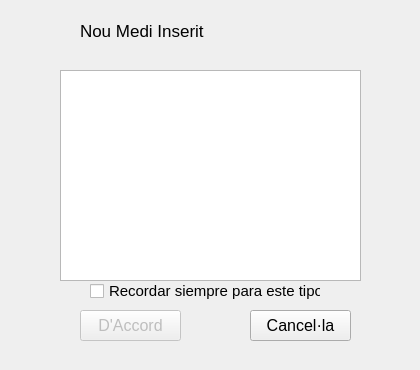
<ui version="4.0" >
 <class>Form_hotplugactions</class>
 <widget class="QWidget" name="Form_hotplugactions" >
  <property name="geometry" >
   <rect>
    <x>0</x>
    <y>0</y>
    <width>420</width>
    <height>370</height>
   </rect>
  </property>
  <property name="minimumSize" >
   <size>
    <width>400</width>
    <height>350</height>
   </size>
  </property>
  <property name="maximumSize" >
   <size>
    <width>420</width>
    <height>370</height>
   </size>
  </property>
  <property name="windowTitle" >
   <string>Form</string>
  </property>
  <widget class="QLabel" name="label_2" >
   <property name="geometry" >
    <rect>
     <x>0</x>
     <y>0</y>
     <width>420</width>
     <height>370</height>
    </rect>
   </property>
   <property name="font" >
    <font>
     <pointsize>10</pointsize>
    </font>
   </property>
   <property name="text" >
    <string/>
   </property>
   <property name="pixmap" >
    <pixmap>../../../../../usr/share/kademar/utils/kademarcenter/img/bg/accions.png</pixmap>
   </property>
   <property name="scaledContents" >
    <bool>true</bool>
   </property>
  </widget>
  <widget class="QPushButton" name="boto_fesaccio" >
   <property name="enabled" >
    <bool>false</bool>
   </property>
   <property name="geometry" >
    <rect>
     <x>80</x>
     <y>310</y>
     <width>101</width>
     <height>31</height>
    </rect>
   </property>
   <property name="font" >
    <font>
     <pointsize>12</pointsize>
    </font>
   </property>
   <property name="text" >
    <string>D'Accord</string>
   </property>
  </widget>
  <widget class="QPushButton" name="boto_sortir" >
   <property name="geometry" >
    <rect>
     <x>250</x>
     <y>310</y>
     <width>101</width>
     <height>31</height>
    </rect>
   </property>
   <property name="font" >
    <font>
     <pointsize>12</pointsize>
    </font>
   </property>
   <property name="text" >
    <string>Cancel·la</string>
   </property>
  </widget>
  <widget class="QCheckBox" name="ch_save" >
   <property name="geometry" >
    <rect>
     <x>90</x>
     <y>280</y>
     <width>231</width>
     <height>22</height>
    </rect>
   </property>
   <property name="font" >
    <font>
     <pointsize>11</pointsize>
    </font>
   </property>
   <property name="text" >
    <string>Recordar siempre para este tipo</string>
   </property>
  </widget>
  <widget class="QListWidget" name="listWidget" >
   <property name="geometry" >
    <rect>
     <x>60</x>
     <y>70</y>
     <width>301</width>
     <height>211</height>
    </rect>
   </property>
  </widget>
  <widget class="QLabel" name="iconamedi" >
   <property name="geometry" >
    <rect>
     <x>20</x>
     <y>10</y>
     <width>51</width>
     <height>51</height>
    </rect>
   </property>
   <property name="text" >
    <string/>
   </property>
   <property name="pixmap" >
    <pixmap/>
   </property>
  </widget>
  <widget class="QLabel" name="label" >
   <property name="geometry" >
    <rect>
     <x>80</x>
     <y>10</y>
     <width>321</width>
     <height>41</height>
    </rect>
   </property>
   <property name="font" >
    <font>
     <pointsize>13</pointsize>
    </font>
   </property>
   <property name="text" >
    <string>Nou Medi Inserit</string>
   </property>
   <property name="wordWrap" >
    <bool>true</bool>
   </property>
  </widget>
 </widget>
 <resources/>
 <connections/>
</ui>
